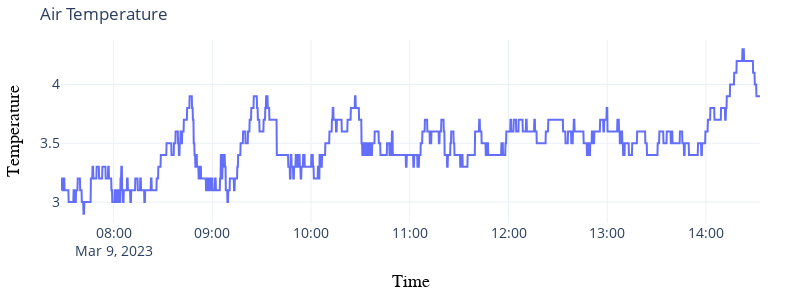

Here is the notebook cell this chart was saved with:
### Code cell
# Filter columns that start with "Campbell_air"
filtered_columns = [col for col in df.columns if col.startswith('Campbell_Air')]


# Create the plotly figure
fig = go.Figure()

for i, col in enumerate(filtered_columns):
    mode = 'lines+markers' if i % 2 == 0 else 'markers'
    fig.add_trace(go.Scatter(
        x=df.index,
        y=df[col],
        mode='lines',
        marker = dict(size=2),
        name=col[-12:-6]
    ))

# Customize the layout
fig.update_layout(
    title='Air Temperature',
    xaxis_title='Time',
    yaxis_title='Temperature',
    #legend_title='Legend',
    template='plotly_white',
    width=800,  # Set the width of the figure
    height=300,  # Set the height of the figure
    legend=dict(
        traceorder='normal',
        font=dict(
            family='sans-serif',
            size=8,
            color='black'
        ),
    ),
    margin=dict(l=40, r=40, t=40, b=40)  # Customize margins
)


# Set x and y axis limits
fig.update_xaxes(range=[df.index.min(), df.index.max()],
                title_font=dict(size=18, family='Arial Black, sans-serif', color='black'),
                tickfont=dict(size=14) 
) #ncrease y-axis tick font size# Adjust as needed

fig.update_yaxes(#range=[17,18.5],
                title_font=dict(size=18, family='Arial Black, sans-serif', color='black'),
                tickfont=dict(size=14)  # Increase y-axis tick font size
)  # Adjust as needed


# Show the plot
fig.show()

### Figure 1 — Plotly figure (JSON) as saved in the notebook; plotly's stock layout.template omitted (floating-point values rounded to 4 significant figures; data arrays with more than 128 entries replaced by an {"elided": "..."} marker saying what was removed)
{"data": [{"marker": {"size": 2}, "mode": "lines", "name": "_Tempe", "type": "scatter", "x": {"elided": "2550 str values"}, "y": {"elided": "2550 float values"}}], "layout": {"height": 300, "legend": {"font": {"color": "black", "family": "sans-serif", "size": 8}, "traceorder": "normal"}, "margin": {"b": 40, "l": 40, "r": 40, "t": 40}, "title": {"text": "Air Temperature"}, "width": 800, "xaxis": {"range": ["2023-03-09T07:28:00", "2023-03-09T14:32:50"], "tickfont": {"size": 14}, "title": {"font": {"color": "black", "family": "Arial Black, sans-serif", "size": 18}, "text": "Time"}}, "yaxis": {"tickfont": {"size": 14}, "title": {"font": {"color": "black", "family": "Arial Black, sans-serif", "size": 18}, "text": "Temperature"}}}}
